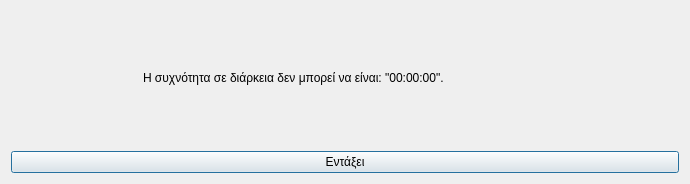
<?xml version="1.0" encoding="UTF-8"?>
<ui version="4.0">
 <class>Dialog</class>
 <widget class="QDialog" name="Dialog">
  <property name="geometry">
   <rect>
    <x>0</x>
    <y>0</y>
    <width>690</width>
    <height>184</height>
   </rect>
  </property>
  <property name="windowTitle">
   <string>Ελλιπή δεδομένα</string>
  </property>
  <property name="windowIcon">
   <iconset resource="../../../../icons.qrc">
    <normaloff>:/rest-windows/assets/images/rest-windows/information.png</normaloff>:/rest-windows/assets/images/rest-windows/information.png</iconset>
  </property>
  <layout class="QGridLayout" name="gridLayout">
   <item row="0" column="0">
    <widget class="QFrame" name="frame">
     <property name="styleSheet">
      <string notr="true">QFrame{border:0px;}</string>
     </property>
     <property name="frameShape">
      <enum>QFrame::StyledPanel</enum>
     </property>
     <property name="frameShadow">
      <enum>QFrame::Raised</enum>
     </property>
     <layout class="QHBoxLayout" name="horizontalLayout">
      <item>
       <widget class="QLabel" name="image_label">
        <property name="maximumSize">
         <size>
          <width>117</width>
          <height>117</height>
         </size>
        </property>
        <property name="text">
         <string/>
        </property>
        <property name="pixmap">
         <pixmap resource="../../../../icons.qrc">:/rest-windows/assets/images/rest-windows/information.png</pixmap>
        </property>
        <property name="scaledContents">
         <bool>true</bool>
        </property>
       </widget>
      </item>
      <item>
       <widget class="QLabel" name="label">
        <property name="text">
         <string>Η συχνότητα σε διάρκεια δεν μπορεί να είναι: &quot;00:00:00&quot;.</string>
        </property>
        <property name="alignment">
         <set>Qt::AlignJustify|Qt::AlignVCenter</set>
        </property>
        <property name="wordWrap">
         <bool>true</bool>
        </property>
       </widget>
      </item>
     </layout>
    </widget>
   </item>
   <item row="1" column="0">
    <widget class="QPushButton" name="ok">
     <property name="text">
      <string>Εντάξει</string>
     </property>
     <property name="icon">
      <iconset resource="../../../../icons.qrc">
       <normaloff>:/rest-windows/assets/images/rest-windows/ok.png</normaloff>:/rest-windows/assets/images/rest-windows/ok.png</iconset>
     </property>
    </widget>
   </item>
  </layout>
 </widget>
 <tabstops>
  <tabstop>ok</tabstop>
 </tabstops>
 <resources>
  <include location="../../../../icons.qrc"/>
  <include location="../../../../icons.qrc"/>
  <include location="../../../../icons.qrc"/>
  <include location="../../../../icons.qrc"/>
  <include location="../../../../icons.qrc"/>
 </resources>
 <connections/>
</ui>
